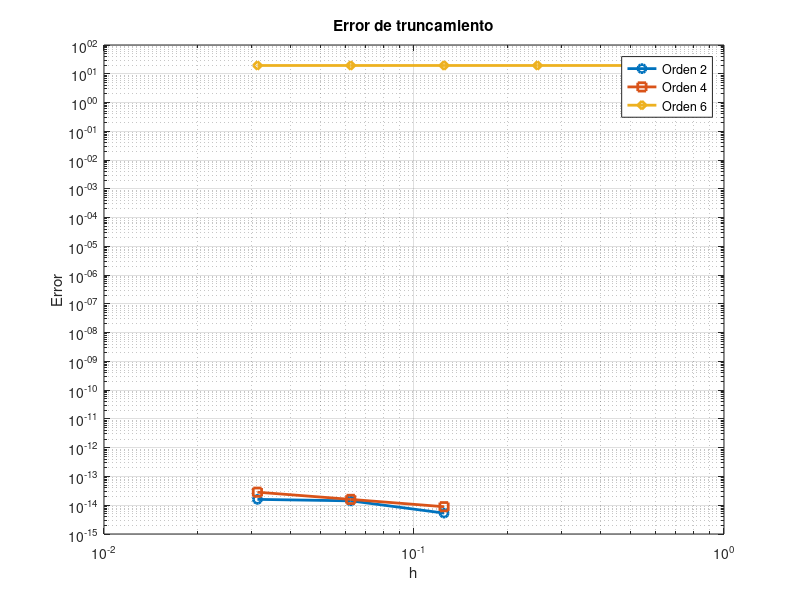

Recreate this plot in MATLAB.
%% ERROR DE TRUNCAMIENTO
clc; clear;

% Funcion real (para comparar)
f = @(t) -4.9*t.^2 + 5*t + 1.86;   % parabola
df = @(t) -9.8*t + 5;              % derivada real

t0 = 1.5;

h_vals = [0.5 0.25 0.125 0.0625 0.03125];
error2 = [];
error4 = [];
error6 = [];

for h = h_vals
    
    t = t0-3*h : h : t0+3*h;
    y = f(t);
    
    i = 4; % punto central
    
    % Orden 2
    v2 = (y(i+1) - y(i-1))/(2*h);
    
    % Orden 4
    v4 = (-y(i+2) + 8*y(i+1) - 8*y(i-1) + y(i-2))/(12*h);
    
    % Orden 6
    v6 = (-y(i+3) + 9*y(i+2) - 45*y(i+1) + 45*y(i-1) - 9*y(i-2) + y(i-3))/(60*h);
    
    v_real = df(t0);
    
    error2 = [error2 abs(v_real - v2)];
    error4 = [error4 abs(v_real - v4)];
    error6 = [error6 abs(v_real - v6)];
end

figure
loglog(h_vals,error2,'o-','LineWidth',2)
hold on
loglog(h_vals,error4,'s-','LineWidth',2)
loglog(h_vals,error6,'d-','LineWidth',2)
grid on
legend('Orden 2','Orden 4','Orden 6')
xlabel('h')
ylabel('Error')
title('Error de truncamiento')
